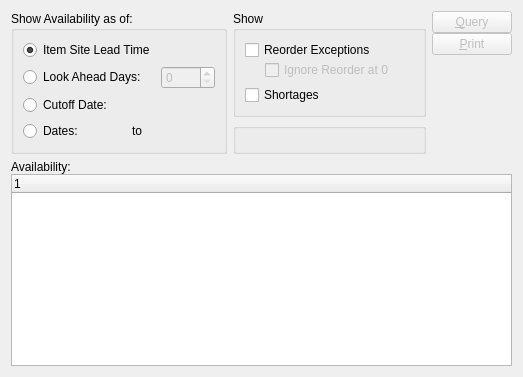
       <widget class="QWidget" name="inventory" >
        <attribute name="title" >
         <string>Inventory</string>
        </attribute>
        <layout class="QGridLayout" name="gridLayout_13" >
         <item row="0" column="0" >
          <layout class="QHBoxLayout" name="horizontalLayout" >
           <item>
            <layout class="QGridLayout" name="gridLayout_12" >
             <item rowspan="2" row="0" column="0" >
              <widget class="QGroupBox" name="_showByGroup" >
               <property name="title" >
                <string>Show Availability as of:</string>
               </property>
               <layout class="QGridLayout" name="gridLayout_10" >
                <item row="0" column="0" >
                 <layout class="QVBoxLayout" name="verticalLayout_2" >
                  <item>
                   <layout class="QGridLayout" name="gridLayout_4" >
                    <item row="0" column="0" colspan="3" >
                     <widget class="QRadioButton" name="_leadTime" >
                      <property name="text" >
                       <string>Item Site Lead Time</string>
                      </property>
                      <property name="checked" >
                       <bool>true</bool>
                      </property>
                     </widget>
                    </item>
                    <item row="0" column="3" >
                     <widget class="QLabel" name="label" >
                      <property name="text" >
                       <string/>
                      </property>
                     </widget>
                    </item>
                    <item row="1" column="0" colspan="3" >
                     <widget class="QRadioButton" name="_byDays" >
                      <property name="enabled" >
                       <bool>true</bool>
                      </property>
                      <property name="text" >
                       <string>Look Ahead Days:</string>
                      </property>
                     </widget>
                    </item>
                    <item row="1" column="3" >
                     <layout class="QHBoxLayout" >
                      <property name="spacing" >
                       <number>0</number>
                      </property>
                      <item>
                       <widget class="QSpinBox" name="_days" >
                        <property name="enabled" >
                         <bool>false</bool>
                        </property>
                        <property name="minimum" >
                         <number>0</number>
                        </property>
                        <property name="maximum" >
                         <number>1000</number>
                        </property>
                       </widget>
                      </item>
                      <item>
                       <spacer>
                        <property name="orientation" >
                         <enum>Qt::Horizontal</enum>
                        </property>
                        <property name="sizeType" >
                         <enum>QSizePolicy::MinimumExpanding</enum>
                        </property>
                        <property name="sizeHint" stdset="0" >
                         <size>
                          <width>0</width>
                          <height>10</height>
                         </size>
                        </property>
                       </spacer>
                      </item>
                     </layout>
                    </item>
                    <item row="2" column="0" colspan="2" >
                     <widget class="QRadioButton" name="_byDate" >
                      <property name="text" >
                       <string>Cutoff Date:</string>
                      </property>
                     </widget>
                    </item>
                    <item row="2" column="2" colspan="2" >
                     <layout class="QHBoxLayout" >
                      <property name="spacing" >
                       <number>0</number>
                      </property>
                      <item>
                       <widget class="DLineEdit" name="_date" >
                        <property name="enabled" >
                         <bool>false</bool>
                        </property>
                        <property name="sizePolicy" >
                         <sizepolicy vsizetype="Fixed" hsizetype="Preferred" >
                          <horstretch>0</horstretch>
                          <verstretch>0</verstretch>
                         </sizepolicy>
                        </property>
                        <property name="maximumSize" >
                         <size>
                          <width>100</width>
                          <height>32767</height>
                         </size>
                        </property>
                       </widget>
                      </item>
                      <item>
                       <spacer>
                        <property name="orientation" >
                         <enum>Qt::Horizontal</enum>
                        </property>
                        <property name="sizeType" >
                         <enum>QSizePolicy::MinimumExpanding</enum>
                        </property>
                        <property name="sizeHint" stdset="0" >
                         <size>
                          <width>0</width>
                          <height>20</height>
                         </size>
                        </property>
                       </spacer>
                      </item>
                     </layout>
                    </item>
                    <item row="3" column="0" >
                     <widget class="QRadioButton" name="_byDates" >
                      <property name="text" >
                       <string>Dates:</string>
                      </property>
                     </widget>
                    </item>
                    <item row="3" column="1" colspan="3" >
                     <layout class="QHBoxLayout" >
                      <property name="spacing" >
                       <number>2</number>
                      </property>
                      <item>
                       <widget class="DLineEdit" name="_startDate" >
                        <property name="enabled" >
                         <bool>false</bool>
                        </property>
                       </widget>
                      </item>
                      <item>
                       <widget class="QLabel" name="_toLit" >
                        <property name="text" >
                         <string>to</string>
                        </property>
                       </widget>
                      </item>
                      <item>
                       <widget class="DLineEdit" name="_endDate" >
                        <property name="enabled" >
                         <bool>false</bool>
                        </property>
                       </widget>
                      </item>
                     </layout>
                    </item>
                   </layout>
                  </item>
                  <item>
                   <spacer name="verticalSpacer" >
                    <property name="orientation" >
                     <enum>Qt::Vertical</enum>
                    </property>
                    <property name="sizeHint" stdset="0" >
                     <size>
                      <width>20</width>
                      <height>0</height>
                     </size>
                    </property>
                   </spacer>
                  </item>
                 </layout>
                </item>
               </layout>
              </widget>
             </item>
             <item row="0" column="1" >
              <widget class="QGroupBox" name="groupBox" >
               <property name="title" >
                <string>Show</string>
               </property>
               <layout class="QGridLayout" name="gridLayout_9" >
                <item row="0" column="0" >
                 <layout class="QVBoxLayout" >
                  <property name="spacing" >
                   <number>5</number>
                  </property>
                  <item>
                   <layout class="QVBoxLayout" >
                    <property name="spacing" >
                     <number>0</number>
                    </property>
                    <item>
                     <layout class="QHBoxLayout" >
                      <property name="spacing" >
                       <number>0</number>
                      </property>
                      <item>
                       <widget class="XCheckBox" name="_showReorder" >
                        <property name="text" >
                         <string>Reorder Exceptions</string>
                        </property>
                       </widget>
                      </item>
                      <item>
                       <spacer>
                        <property name="orientation" >
                         <enum>Qt::Horizontal</enum>
                        </property>
                        <property name="sizeType" >
                         <enum>QSizePolicy::Expanding</enum>
                        </property>
                        <property name="sizeHint" stdset="0" >
                         <size>
                          <width>13</width>
                          <height>13</height>
                         </size>
                        </property>
                       </spacer>
                      </item>
                     </layout>
                    </item>
                    <item>
                     <layout class="QHBoxLayout" >
                      <property name="spacing" >
                       <number>0</number>
                      </property>
                      <item>
                       <spacer>
                        <property name="orientation" >
                         <enum>Qt::Horizontal</enum>
                        </property>
                        <property name="sizeType" >
                         <enum>QSizePolicy::Preferred</enum>
                        </property>
                        <property name="sizeHint" stdset="0" >
                         <size>
                          <width>20</width>
                          <height>20</height>
                         </size>
                        </property>
                       </spacer>
                      </item>
                      <item>
                       <widget class="XCheckBox" name="_ignoreReorderAtZero" >
                        <property name="enabled" >
                         <bool>false</bool>
                        </property>
                        <property name="text" >
                         <string>Ignore Reorder at 0</string>
                        </property>
                       </widget>
                      </item>
                      <item>
                       <spacer>
                        <property name="orientation" >
                         <enum>Qt::Horizontal</enum>
                        </property>
                        <property name="sizeType" >
                         <enum>QSizePolicy::Preferred</enum>
                        </property>
                        <property name="sizeHint" stdset="0" >
                         <size>
                          <width>20</width>
                          <height>20</height>
                         </size>
                        </property>
                       </spacer>
                      </item>
                     </layout>
                    </item>
                   </layout>
                  </item>
                  <item>
                   <layout class="QHBoxLayout" >
                    <property name="spacing" >
                     <number>0</number>
                    </property>
                    <item>
                     <widget class="XCheckBox" name="_showShortages" >
                      <property name="text" >
                       <string>Shortages</string>
                      </property>
                     </widget>
                    </item>
                    <item>
                     <spacer>
                      <property name="orientation" >
                       <enum>Qt::Horizontal</enum>
                      </property>
                      <property name="sizeType" >
                       <enum>QSizePolicy::Preferred</enum>
                      </property>
                      <property name="sizeHint" stdset="0" >
                       <size>
                        <width>20</width>
                        <height>20</height>
                       </size>
                      </property>
                     </spacer>
                    </item>
                   </layout>
                  </item>
                 </layout>
                </item>
               </layout>
               <zorder>_invWarehouse</zorder>
              </widget>
             </item>
             <item row="1" column="1" >
              <widget class="WarehouseGroup" name="_invWarehouse" >
               <property name="title" >
                <string/>
               </property>
               <property name="fixedSize" >
                <bool>false</bool>
               </property>
              </widget>
             </item>
            </layout>
           </item>
           <item>
            <spacer>
             <property name="orientation" >
              <enum>Qt::Horizontal</enum>
             </property>
             <property name="sizeType" >
              <enum>QSizePolicy::Expanding</enum>
             </property>
             <property name="sizeHint" stdset="0" >
              <size>
               <width>0</width>
               <height>20</height>
              </size>
             </property>
            </spacer>
           </item>
           <item>
            <layout class="QVBoxLayout" name="verticalLayout" >
             <property name="spacing" >
              <number>0</number>
             </property>
             <item>
              <widget class="QPushButton" name="_invQuery" >
               <property name="enabled" >
                <bool>false</bool>
               </property>
               <property name="text" >
                <string>&amp;Query</string>
               </property>
              </widget>
             </item>
             <item>
              <widget class="QPushButton" name="_availPrint" >
               <property name="enabled" >
                <bool>false</bool>
               </property>
               <property name="text" >
                <string>&amp;Print</string>
               </property>
              </widget>
             </item>
             <item>
              <spacer>
               <property name="orientation" >
                <enum>Qt::Vertical</enum>
               </property>
               <property name="sizeType" >
                <enum>QSizePolicy::Expanding</enum>
               </property>
               <property name="sizeHint" stdset="0" >
                <size>
                 <width>76</width>
                 <height>0</height>
                </size>
               </property>
              </spacer>
             </item>
            </layout>
           </item>
          </layout>
         </item>
         <item row="1" column="0" >
          <widget class="QFrame" name="_frame" >
           <property name="sizePolicy" >
            <sizepolicy vsizetype="Expanding" hsizetype="Preferred" >
             <horstretch>0</horstretch>
             <verstretch>1</verstretch>
            </sizepolicy>
           </property>
           <property name="frameShape" >
            <enum>QFrame::NoFrame</enum>
           </property>
           <property name="frameShadow" >
            <enum>QFrame::Raised</enum>
           </property>
           <layout class="QGridLayout" name="gridLayout_11" >
            <property name="margin" >
             <number>0</number>
            </property>
            <property name="spacing" >
             <number>0</number>
            </property>
            <item row="0" column="0" >
             <layout class="QVBoxLayout" >
              <property name="spacing" >
               <number>0</number>
              </property>
              <item>
               <widget class="QLabel" name="_availabilityLit" >
                <property name="text" >
                 <string>Availability:</string>
                </property>
               </widget>
              </item>
              <item>
               <widget class="XTreeWidget" name="_invAvailability" >
                <property name="sizePolicy" >
                 <sizepolicy vsizetype="Expanding" hsizetype="Expanding" >
                  <horstretch>0</horstretch>
                  <verstretch>0</verstretch>
                 </sizepolicy>
                </property>
                <property name="minimumSize" >
                 <size>
                  <width>0</width>
                  <height>0</height>
                 </size>
                </property>
                <property name="maximumSize" >
                 <size>
                  <width>32767</width>
                  <height>32767</height>
                 </size>
                </property>
               </widget>
              </item>
             </layout>
            </item>
           </layout>
          </widget>
         </item>
        </layout>
       </widget>
